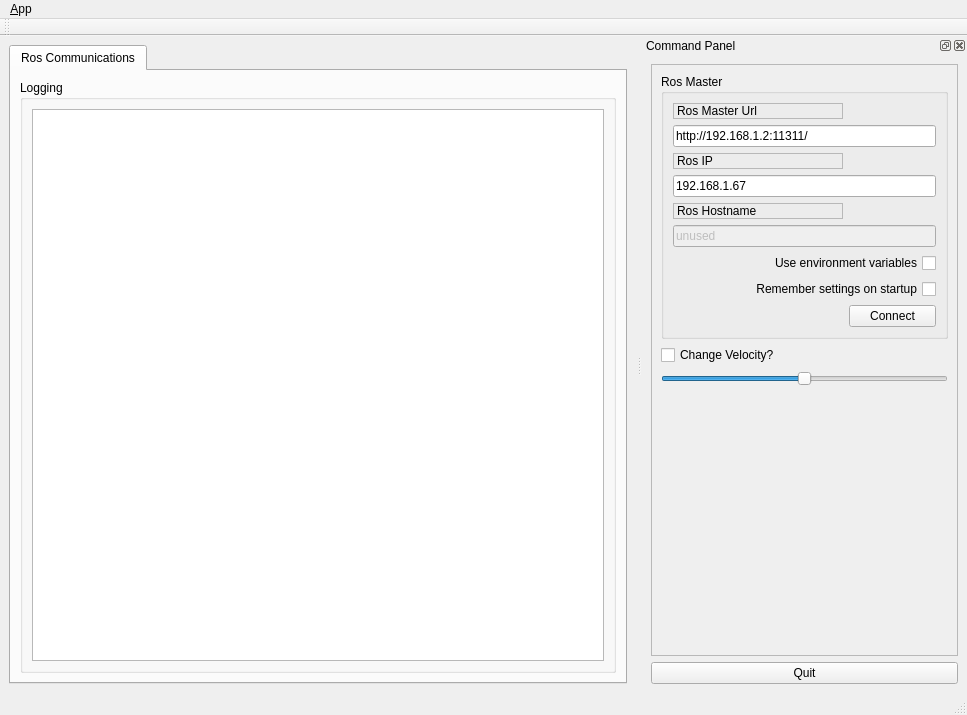
<?xml version="1.0" encoding="UTF-8"?>
<ui version="4.0">
 <class>MainWindowDesign</class>
 <widget class="QMainWindow" name="MainWindowDesign">
  <property name="geometry">
   <rect>
    <x>0</x>
    <y>0</y>
    <width>967</width>
    <height>715</height>
   </rect>
  </property>
  <property name="windowTitle">
   <string>QRosApp</string>
  </property>
  <property name="windowIcon">
   <iconset resource="../resources/images.qrc">
    <normaloff>:/images/icon.png</normaloff>:/images/icon.png</iconset>
  </property>
  <property name="locale">
   <locale language="English" country="Australia"/>
  </property>
  <widget class="QWidget" name="centralwidget">
   <layout class="QHBoxLayout">
    <item>
     <widget class="QTabWidget" name="tab_manager">
      <property name="minimumSize">
       <size>
        <width>100</width>
        <height>0</height>
       </size>
      </property>
      <property name="locale">
       <locale language="English" country="Australia"/>
      </property>
      <property name="currentIndex">
       <number>0</number>
      </property>
      <widget class="QWidget" name="tab_status">
       <attribute name="title">
        <string>Ros Communications</string>
       </attribute>
       <layout class="QVBoxLayout" name="verticalLayout_2">
        <item>
         <widget class="QGroupBox" name="groupBox_12">
          <property name="sizePolicy">
           <sizepolicy hsizetype="MinimumExpanding" vsizetype="Preferred">
            <horstretch>0</horstretch>
            <verstretch>0</verstretch>
           </sizepolicy>
          </property>
          <property name="title">
           <string>Logging</string>
          </property>
          <layout class="QGridLayout" name="gridLayout_3">
           <item row="0" column="0">
            <widget class="QListView" name="view_logging"/>
           </item>
          </layout>
         </widget>
        </item>
       </layout>
      </widget>
     </widget>
    </item>
   </layout>
  </widget>
  <widget class="QMenuBar" name="menubar">
   <property name="geometry">
    <rect>
     <x>0</x>
     <y>0</y>
     <width>967</width>
     <height>22</height>
    </rect>
   </property>
   <widget class="QMenu" name="menu_File">
    <property name="title">
     <string>&amp;App</string>
    </property>
    <addaction name="action_Preferences"/>
    <addaction name="separator"/>
    <addaction name="actionAbout"/>
    <addaction name="actionAbout_Qt"/>
    <addaction name="separator"/>
    <addaction name="action_Quit"/>
   </widget>
   <addaction name="menu_File"/>
  </widget>
  <widget class="QStatusBar" name="statusbar"/>
  <widget class="QDockWidget" name="dock_status">
   <property name="sizePolicy">
    <sizepolicy hsizetype="Minimum" vsizetype="Preferred">
     <horstretch>0</horstretch>
     <verstretch>0</verstretch>
    </sizepolicy>
   </property>
   <property name="minimumSize">
    <size>
     <width>325</width>
     <height>457</height>
    </size>
   </property>
   <property name="allowedAreas">
    <set>Qt::RightDockWidgetArea</set>
   </property>
   <property name="windowTitle">
    <string>Command Panel</string>
   </property>
   <attribute name="dockWidgetArea">
    <number>2</number>
   </attribute>
   <widget class="QWidget" name="dockWidgetContents_2">
    <layout class="QVBoxLayout" name="verticalLayout">
     <item>
      <widget class="QFrame" name="frame">
       <property name="sizePolicy">
        <sizepolicy hsizetype="Minimum" vsizetype="Preferred">
         <horstretch>0</horstretch>
         <verstretch>0</verstretch>
        </sizepolicy>
       </property>
       <property name="frameShape">
        <enum>QFrame::StyledPanel</enum>
       </property>
       <property name="frameShadow">
        <enum>QFrame::Raised</enum>
       </property>
       <layout class="QVBoxLayout" name="verticalLayout_3">
        <item>
         <widget class="QGroupBox" name="groupBox">
          <property name="title">
           <string>Ros Master</string>
          </property>
          <layout class="QGridLayout" name="gridLayout">
           <item row="0" column="0">
            <widget class="QLabel" name="label">
             <property name="frameShape">
              <enum>QFrame::StyledPanel</enum>
             </property>
             <property name="frameShadow">
              <enum>QFrame::Raised</enum>
             </property>
             <property name="text">
              <string>Ros Master Url</string>
             </property>
            </widget>
           </item>
           <item row="1" column="0" colspan="2">
            <widget class="QLineEdit" name="line_edit_master">
             <property name="text">
              <string>http://192.168.1.2:11311/</string>
             </property>
            </widget>
           </item>
           <item row="2" column="0">
            <widget class="QLabel" name="label_2">
             <property name="frameShape">
              <enum>QFrame::StyledPanel</enum>
             </property>
             <property name="frameShadow">
              <enum>QFrame::Raised</enum>
             </property>
             <property name="text">
              <string>Ros IP</string>
             </property>
            </widget>
           </item>
           <item row="3" column="0" colspan="2">
            <widget class="QLineEdit" name="line_edit_host">
             <property name="text">
              <string>192.168.1.67</string>
             </property>
            </widget>
           </item>
           <item row="4" column="0">
            <widget class="QLabel" name="label_3">
             <property name="frameShape">
              <enum>QFrame::StyledPanel</enum>
             </property>
             <property name="frameShadow">
              <enum>QFrame::Raised</enum>
             </property>
             <property name="text">
              <string>Ros Hostname</string>
             </property>
            </widget>
           </item>
           <item row="5" column="0" colspan="2">
            <widget class="QLineEdit" name="line_edit_topic">
             <property name="enabled">
              <bool>false</bool>
             </property>
             <property name="text">
              <string>unused</string>
             </property>
            </widget>
           </item>
           <item row="6" column="0" colspan="2">
            <widget class="QCheckBox" name="checkbox_use_environment">
             <property name="layoutDirection">
              <enum>Qt::RightToLeft</enum>
             </property>
             <property name="text">
              <string>Use environment variables</string>
             </property>
            </widget>
           </item>
           <item row="7" column="0" colspan="2">
            <widget class="QCheckBox" name="checkbox_remember_settings">
             <property name="layoutDirection">
              <enum>Qt::RightToLeft</enum>
             </property>
             <property name="text">
              <string>Remember settings on startup</string>
             </property>
            </widget>
           </item>
           <item row="8" column="0">
            <spacer name="horizontalSpacer">
             <property name="orientation">
              <enum>Qt::Horizontal</enum>
             </property>
             <property name="sizeHint" stdset="0">
              <size>
               <width>170</width>
               <height>21</height>
              </size>
             </property>
            </spacer>
           </item>
           <item row="8" column="1">
            <widget class="QPushButton" name="button_connect">
             <property name="enabled">
              <bool>true</bool>
             </property>
             <property name="sizePolicy">
              <sizepolicy hsizetype="MinimumExpanding" vsizetype="Fixed">
               <horstretch>0</horstretch>
               <verstretch>0</verstretch>
              </sizepolicy>
             </property>
             <property name="toolTip">
              <string>Set the target to the current joint trajectory state.</string>
             </property>
             <property name="statusTip">
              <string>Clear all waypoints and set the target to the current joint trajectory state.</string>
             </property>
             <property name="text">
              <string>Connect</string>
             </property>
            </widget>
           </item>
          </layout>
         </widget>
        </item>
        <item>
         <widget class="QCheckBox" name="checkBox_Vel">
          <property name="text">
           <string>Change Velocity?</string>
          </property>
         </widget>
        </item>
        <item>
         <widget class="QSlider" name="slider_Speed">
          <property name="minimum">
           <number>-3</number>
          </property>
          <property name="maximum">
           <number>3</number>
          </property>
          <property name="orientation">
           <enum>Qt::Horizontal</enum>
          </property>
         </widget>
        </item>
        <item>
         <spacer name="verticalSpacer_3">
          <property name="orientation">
           <enum>Qt::Vertical</enum>
          </property>
          <property name="sizeHint" stdset="0">
           <size>
            <width>20</width>
            <height>233</height>
           </size>
          </property>
         </spacer>
        </item>
       </layout>
      </widget>
     </item>
     <item>
      <widget class="QPushButton" name="quit_button">
       <property name="sizePolicy">
        <sizepolicy hsizetype="MinimumExpanding" vsizetype="Fixed">
         <horstretch>0</horstretch>
         <verstretch>0</verstretch>
        </sizepolicy>
       </property>
       <property name="text">
        <string>Quit</string>
       </property>
      </widget>
     </item>
    </layout>
   </widget>
  </widget>
  <widget class="QToolBar" name="toolBar">
   <property name="windowTitle">
    <string>toolBar</string>
   </property>
   <attribute name="toolBarArea">
    <enum>TopToolBarArea</enum>
   </attribute>
   <attribute name="toolBarBreak">
    <bool>false</bool>
   </attribute>
  </widget>
  <action name="action_Quit">
   <property name="text">
    <string>&amp;Quit</string>
   </property>
   <property name="shortcut">
    <string>Ctrl+Q</string>
   </property>
   <property name="shortcutContext">
    <enum>Qt::ApplicationShortcut</enum>
   </property>
  </action>
  <action name="action_Preferences">
   <property name="text">
    <string>&amp;Preferences</string>
   </property>
  </action>
  <action name="actionAbout">
   <property name="text">
    <string>&amp;About</string>
   </property>
  </action>
  <action name="actionAbout_Qt">
   <property name="text">
    <string>About &amp;Qt</string>
   </property>
  </action>
 </widget>
 <resources>
  <include location="../resources/images.qrc"/>
 </resources>
 <connections>
  <connection>
   <sender>action_Quit</sender>
   <signal>triggered()</signal>
   <receiver>MainWindowDesign</receiver>
   <slot>close()</slot>
   <hints>
    <hint type="sourcelabel">
     <x>-1</x>
     <y>-1</y>
    </hint>
    <hint type="destinationlabel">
     <x>399</x>
     <y>299</y>
    </hint>
   </hints>
  </connection>
  <connection>
   <sender>quit_button</sender>
   <signal>clicked()</signal>
   <receiver>MainWindowDesign</receiver>
   <slot>close()</slot>
   <hints>
    <hint type="sourcelabel">
     <x>859</x>
     <y>552</y>
    </hint>
    <hint type="destinationlabel">
     <x>469</x>
     <y>299</y>
    </hint>
   </hints>
  </connection>
 </connections>
</ui>
